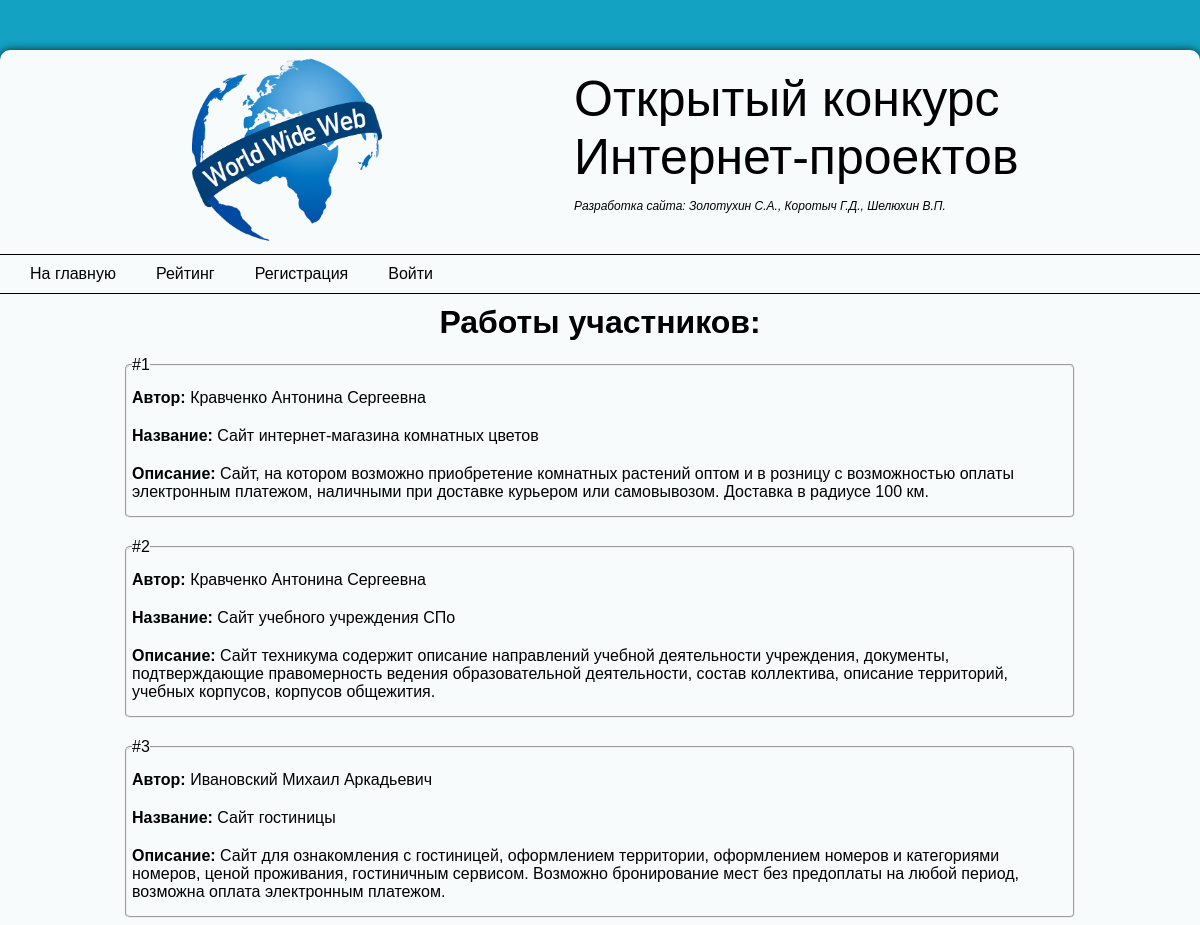
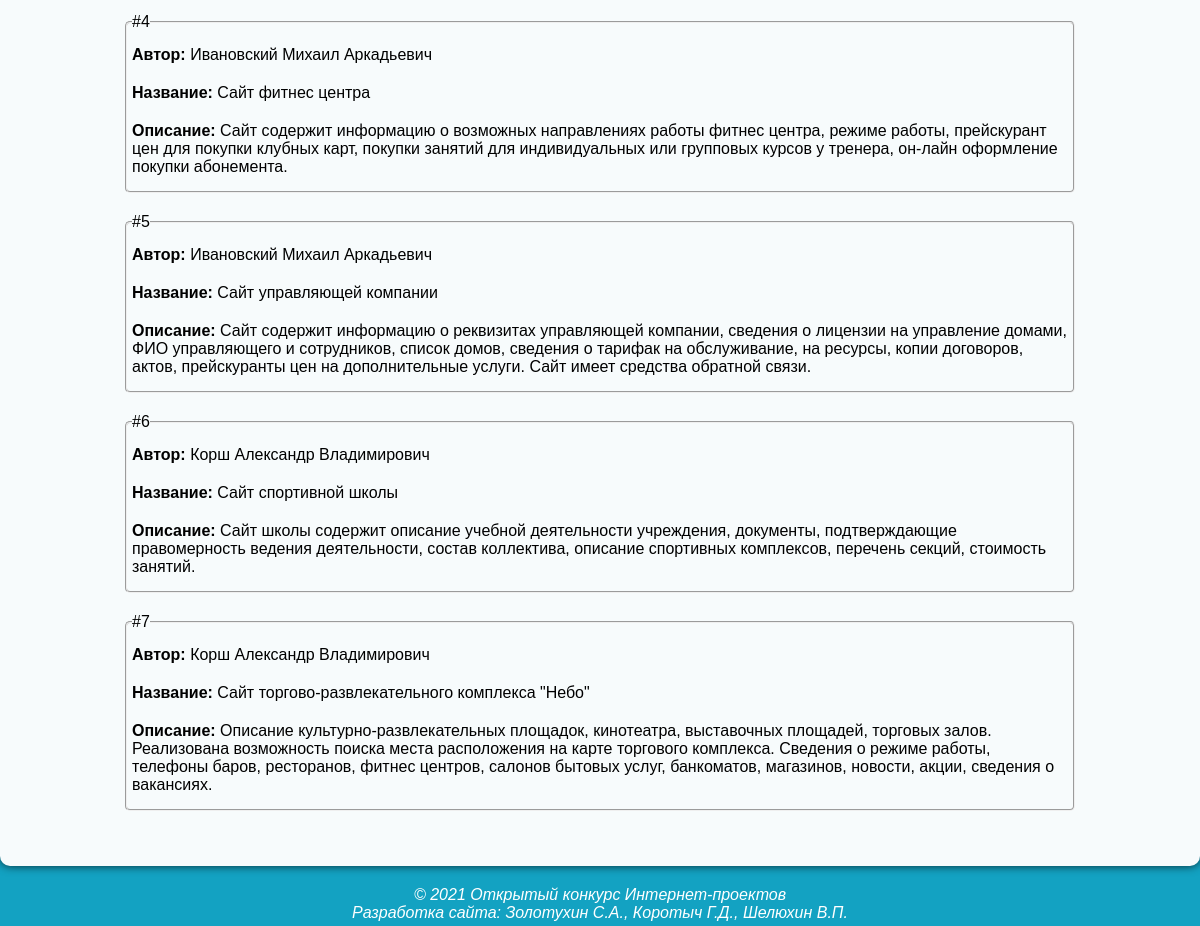
The page / on the database its author committed (2 pictures, top to bottom).
### tables this page shows
CREATE TABLE `works` (
  `id` int(255) NOT NULL,
  `name` varchar(255) NOT NULL,
  `title` varchar(255) NOT NULL,
  `description` text NOT NULL,
  `id_login` int(255) NOT NULL
);

### index.php (the view, shortened to what this page needs)
<?php session_start(); require_once 'connect.php';
?>
<!DOCTYPE html>
<html>
<head>
    <link rel="stylesheet" href="main.css">
</head>
<body>
    <main>
        <?php include "header.php";?>
        <h1>Работы участников:</h1>
        <section>
            <?php
				$works = mysqli_query($connect, "SELECT * FROM `works`");
				while ($result = mysqli_fetch_array($works)) {
					echo '<div class="works"><fieldset>
                           <legend>#'.$result["id"].'</legend>
                           <p><b>Автор: </b>'.$result["name"].'</p>
                           <p><b>Название: </b>'.$result["title"].'</p>
                           <p><b>Описание: </b>'.$result["description"].'</p>
                        </fieldset></div>';
				}
            ?>
        </section>
    </main>
    <footer> &copy; 2021 Открытый конкурс Интернет-проектов <br> Разработка сайта: Золотухин С.А., Коротыч Г.Д., Шелюхин В.П.</footer>
</body>
</html>

### header.php (shortened to what this page needs)
 <header>
       <div class="logo">
           <img src="img/logo_burned.png" alt="">
       </div>
       <div class="headertext">
           <p>Открытый конкурс <br>Интернет-проектов</p>
           <span class="headerinfo">Разработка сайта: Золотухин С.А., Коротыч Г.Д., Шелюхин В.П.</span>
       </div>
</header>
        <nav>
            <ul>
                <?php if($grp == 2) echo '
                <li class="welcome">Привет, '.$name.'</li>
                <li><a href="index.php">На главную</a></li>
                <li><a href="ozenki.php">Просмотр оценок</a></li>
                <li><a href="reiting.php">Рейтинг</a></li>
                <li><a href="add_uchastnik.php">Добавить проект</a></li>
                <li><a href="logout.php">Выйти</a></li>
                ';
                else echo '
                <li><a href="index.php">На главную</a></li>
                <li><a href="reiting.php">Рейтинг</a></li>
                <li><a href="reg.php">Регистрация</a></li>
                <li><a href="login.php">Войти</a></li>';?>
            </ul>
        </nav>

### main.css (style rules this page uses)
* { list-style: none; margin: 0; padding: 0; box-sizing: border-box; }
a { color: darkcyan; text-decoration: none; }
html, body { height: 100%; }
body { font-family: Arial, Verdana, sans-serif; background-color: rgb(19, 162, 194); margin-top: 50px; }
h1 { text-align: center; font-family: Arial, Tahoma; padding: 10px; }
p { padding: 10px 0; }
main { margin: 0px auto; max-width: 1200px; -webkit-box-shadow: 0px 0px 10px 0px rgba(0,0,0,0.75); -moz-box-shadow: 0px 0px 10px 0px rgba(0,0,0,0.75); box-shadow: 0px 0px 10px 0px rgba(0,0,0,0.75); margin-bottom: 20px; background: #f7fbfc; border-radius: 10px; }
main:after { content: ""; display: block; }
footer, main:after { height: 40px; }
header { display: flex; flex-wrap: wrap; justify-content: space-evenly; width: 100%; }
header img { border-top-left-radius: 5px; border-top-right-radius: 5px; }
.logo img { height: 200px; }
header p { font: 50px Arial, Verdana, sans-serif; font-weight: 300; }
.headerinfo { font-size: 12px; font-style: italic; }
.headertext { padding: 10px 0; }
nav { max-width: 1200px; height: 40px; border-top: 1px solid black; border-bottom: 1px solid black; }
nav ul { display: flex; padding: 10px; height: 40px; }
nav ul li a { margin: 0 10px; text-decoration: none; font-size: 16px; color: black; padding: 10px; height: 40px; }
footer { text-align: center; font-style: italic; color: white; }
.works { width: 80%; padding: 5px; margin: 0 auto; margin-bottom: 10px; }
fieldset { padding: 5px; border-radius: 5px; }
section { margin: 0 auto; display: flex; justify-content: space-evenly; flex-wrap: wrap; }

### rows shown on the page
works: id "1", name "Кравченко Антонина Сергеевна", title "Сайт интернет-магазина комнатных цветов", description "Сайт, на котором возможно приобретение комнатных растений оптом и в розницу с возможностью оплаты электронным платежом, наличными при доставке курьером или самовывозом. Доставка в радиусе 100 км."
works: id "2", name "Кравченко Антонина Сергеевна", title "Сайт учебного учреждения СПо", description "Сайт техникума содержит описание направлений учебной деятельности учреждения, документы, подтверждающие правомерность ведения образовательной деятельности, состав коллектива, описание территорий, учебных корпусов, корпусов общежития."
works: id "3", name "Ивановский Михаил Аркадьевич", title "Сайт гостиницы", description "Сайт для ознакомления с гостиницей, оформлением территории, оформлением номеров и категориями номеров, ценой проживания, гостиничным сервисом. Возможно бронирование мест без предоплаты на любой период, возможна оплата электронным платежом."
works: id "4", name "Ивановский Михаил Аркадьевич", title "Сайт фитнес центра", description "Сайт содержит информацию о возможных направлениях работы фитнес центра, режиме работы, прейскурант цен для покупки клубных карт, покупки занятий для индивидуальных или групповых курсов у тренера, он-лайн оформление покупки абонемента."
works: id "5", name "Ивановский Михаил Аркадьевич", title "Сайт управляющей компании", description "Сайт содержит информацию о реквизитах управляющей компании, сведения о лицензии на управление домами, ФИО управляющего и сотрудников, список домов, сведения о тарифак на обслуживание, на ресурсы, копии договоров, актов, прейскуранты цен на дополнительные услуги. Сайт имеет средства обратной связи."
works: id "6", name "Корш Александр Владимирович", title "Сайт спортивной школы", description "Сайт школы содержит описание учебной деятельности учреждения, документы, подтверждающие правомерность ведения деятельности, состав коллектива, описание спортивных комплексов, перечень секций, стоимость занятий."
works: id "7", name "Корш Александр Владимирович", title "Сайт торгово-развлекательного комплекса \"Небо\"", description "Описание культурно-развлекательных площадок, кинотеатра, выставочных площадей, торговых залов. Реализована возможность поиска места расположения на карте торгового комплекса. Сведения о режиме работы, телефоны баров, ресторанов, фитнес центров, салонов бытовых услуг, банкоматов, магазинов, новости, акции, сведения о вакансиях."
